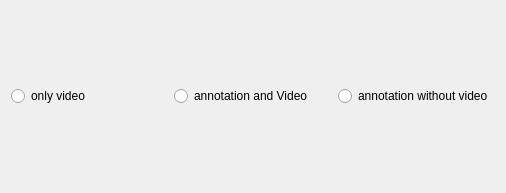
<?xml version="1.0" encoding="UTF-8"?>
<ui version="4.0">
 <class>ViewTypeFrameWidget</class>
 <widget class="QWidget" name="ViewTypeFrameWidget">
  <property name="geometry">
   <rect>
    <x>0</x>
    <y>0</y>
    <width>506</width>
    <height>193</height>
   </rect>
  </property>
  <property name="windowTitle">
   <string>Form</string>
  </property>
  <layout class="QVBoxLayout" name="verticalLayout">
   <item>
    <layout class="QHBoxLayout" name="horizontalLayout">
     <item>
      <widget class="QRadioButton" name="rbtnOnlyVideo">
       <property name="text">
        <string>only video</string>
       </property>
       <attribute name="buttonGroup">
        <string notr="true">rbtnGroupViewTypes</string>
       </attribute>
      </widget>
     </item>
     <item>
      <widget class="QRadioButton" name="rbtnAnnotationAndVideo">
       <property name="text">
        <string>annotation and Video</string>
       </property>
       <attribute name="buttonGroup">
        <string notr="true">rbtnGroupViewTypes</string>
       </attribute>
      </widget>
     </item>
     <item>
      <widget class="QRadioButton" name="rbtnAnnotationWithoutVideo">
       <property name="text">
        <string>annotation without video</string>
       </property>
       <attribute name="buttonGroup">
        <string notr="true">rbtnGroupViewTypes</string>
       </attribute>
      </widget>
     </item>
    </layout>
   </item>
  </layout>
 </widget>
 <resources/>
 <connections/>
 <buttongroups>
  <buttongroup name="rbtnGroupViewTypes"/>
 </buttongroups>
</ui>
